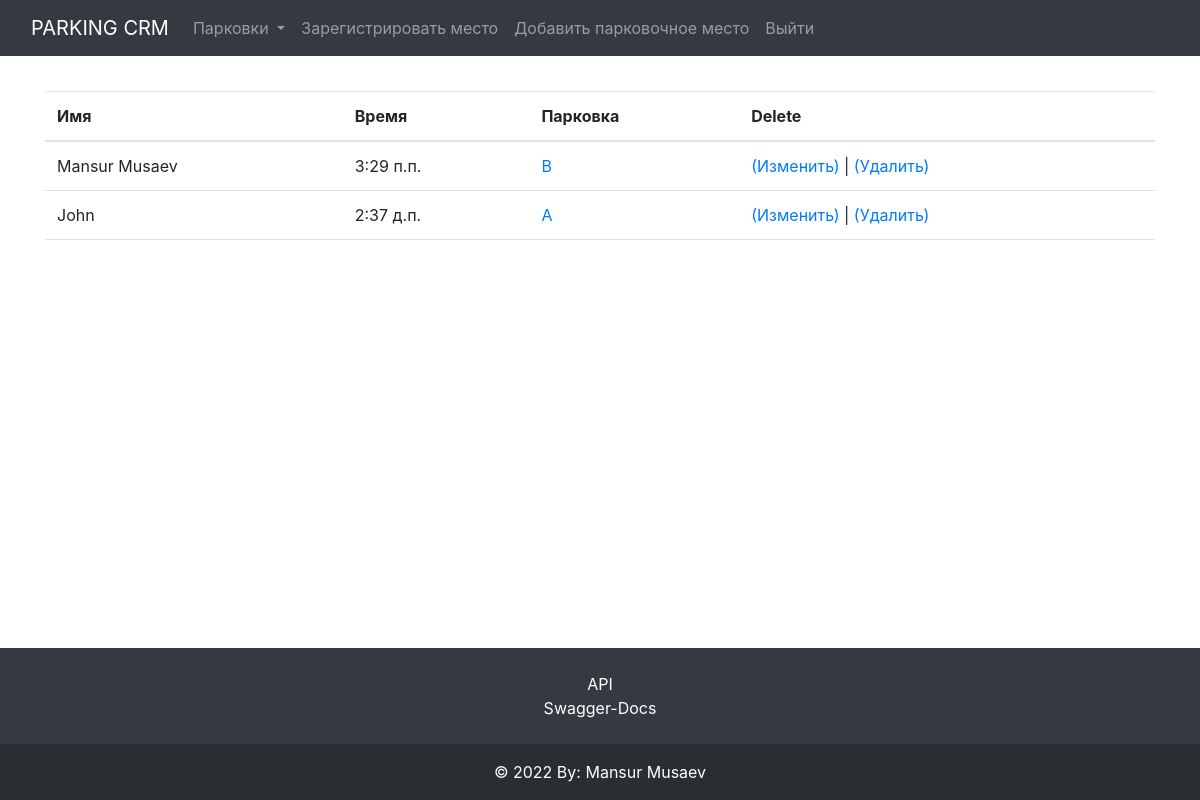
The app's page / (signed in), older data.
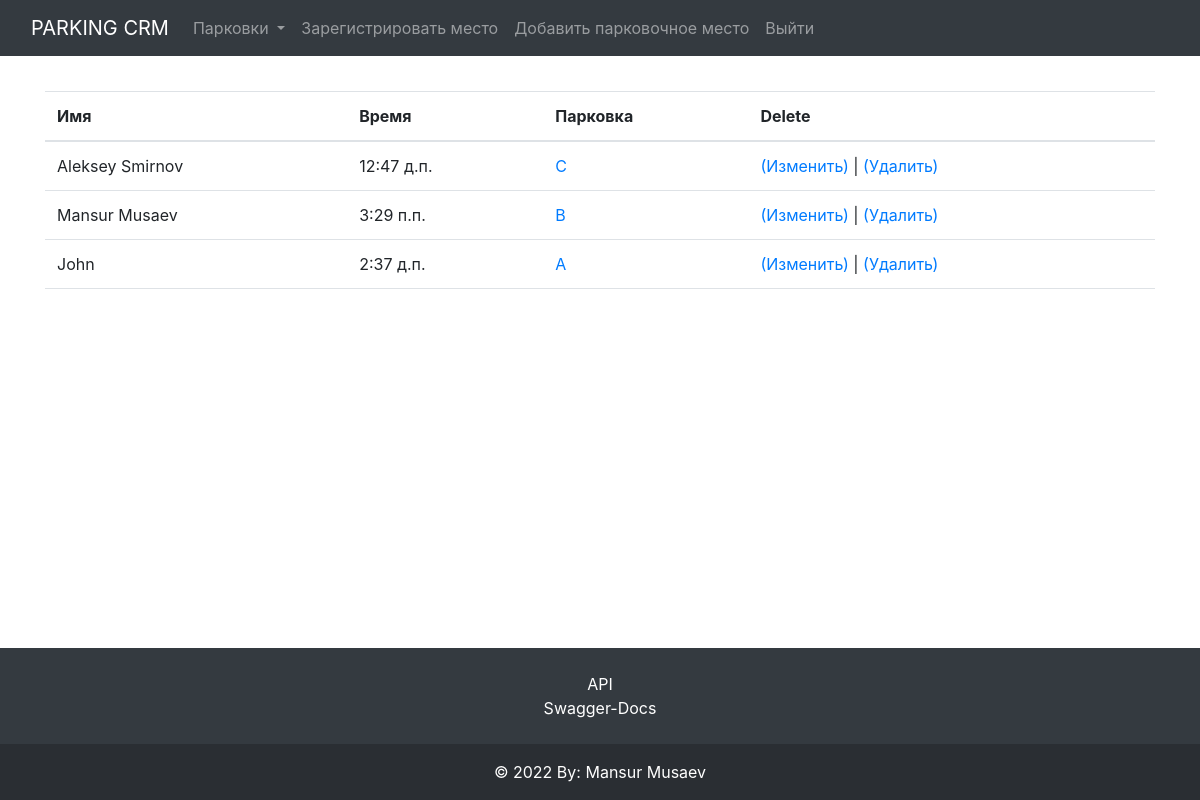
The same page, newer data.
### blogs/models.py (models this page shows, shortened)
class Post(models.Model):
    full_name = models.CharField(max_length=255, verbose_name='Имя и Фамилия')
    time = models.TimeField(auto_now=False, auto_now_add=False, verbose_name='Время')
    author = models.ForeignKey(get_user_model(), on_delete=models.CASCADE, verbose_name='Автор')
    category = models.ForeignKey(Category, on_delete=models.PROTECT, default=1, max_length=255, verbose_name='Отдел')
    post_date = models.DateField(auto_now_add=True,)

class Category(models.Model):
    name = models.CharField(max_length=255, verbose_name='Имя парковки')
    def __str__(self):
        return self.name

### blogs/views.py (the view)
# urls.py: path(r'', HomePostView.as_view(), name="home"),
class HomePostView(LoginRequiredMixin, ListView):
    model = Post
    template_name = 'home.html'
    ordering = ['-post_date']
    def get_context_data(self, *args, **kwargs):
        cat_menu = Category.objects.all()
        context = super(HomePostView, self).get_context_data(*args,**kwargs)
        context["cat_menu"] = cat_menu
        return context

### blogs/views.py (called while the page is built)
def category_list(request):
    category_list = Category.objects.exclude(name='default')
    context = {
        "category_list": category_list,
    }
    return context

### blogs/templates/home.html (shortened to what this page needs)
{% extends '_base.html' %}
{% load static %}
{% block content %}
  <table class="table mb-0">
    <thead>
      <tr>
        <th>Имя</th>
        <th>Время</th>
        <th>Парковка</th>
        <th>Delete</th>
      </tr>
    </thead>
    <tbody>
      {% for post in object_list %}
        <tr>
          <td>{{ post.full_name }}</td>
          <td>{{ post.time }}</td>
          <td><a href="{% url 'category' post.category %}">{{ post.category }}</a></td>
          <td>
            <form method="post" action="#">
              {% if user.is_authenticated %}
                    {% if user.id == post.author.id %}
                        <a href="{% url 'update_post' post.pk %}">(Изменить)</a> |
                        <a href="{% url 'delete_post' post.pk %}">(Удалить)</a>
                    {% endif %}
                {% endif %}
            </form>
          </td>
        </tr>
      {% endfor %}
    </tbody>
  </table>
{% endblock %}

### blogs/templates/_base.html (shortened to what this page needs)
{% load static %}
<!doctype html>
<html lang="en">
  <head>
    <link rel="stylesheet" href="{% static 'css/base.css' %}">
    <link href="https://cdn.jsdelivr.net/npm/bootstrap@5.1.3/dist/css/bootstrap.min.css" rel="stylesheet">
    <link rel="stylesheet" href="https://stackpath.bootstrapcdn.com/bootstrap/4.5.0/css/bootstrap.min.css">
  </head>
  <body>
    <nav class="navbar navbar-expand-lg navbar-dark bg-dark" style="margin-bottom: 35px;">
        <div class="container-fluid">
          <a class="navbar-brand" href="{% url 'home' %}">PARKING CRM</a>
          <div class="collapse navbar-collapse" id="navbarSupportedContent">
            <ul class="navbar-nav me-auto mb-2 mb-lg-0">
              {% if user.is_authenticated %}
              <li class="nav-item dropdown">
                <a class="nav-link dropdown-toggle" href="#" id="navbarDropdown" role="button" data-toggle="dropdown" aria-haspopup="true" aria-expanded="false">
                  Парковки
                </a>
              </li>
              <li class="nav-item">
                <a class="nav-link" href="{% url 'add_post' %}">Зарегистрировать место</a>
              </li>
                  {% if user.is_superuser %}
                    <li class="nav-item">
                      <a class="nav-link" href="{% url 'add_category' %}">Добавить парковочное место</a>
                    </li>
                  {% endif %}
              <li class="nav-item">
                <a class="nav-link" href="{% url 'logout' %}">Выйти</a>
              </li>
              {% endif %}
            </ul>
          </div>
        </div>
      </nav>
  <main>
    <div class="container">
        {% block content %}
        {% endblock %}
    </div>
  </main>
  <footer class="bg-dark text-center text-lg-start text-white">
    <div class="container p-4">
        <div class="row" style="flex-direction: column; align-content: center;">
          <div class="col-lg-3 col-md-6 mb-4 mb-md-0">
            <ul class="list-unstyled mb-0">
              <li class="nav-item">
                <a class="nav-link" href="{% url 'api' %}" style="padding: 0rem 0rem; color: #ffffff;">API</a>
              </li>
              <li class="nav-item">
                <a class="nav-link" href="{% url 'swagger-docs' %}" style="padding: 0rem 0rem; color: #ffffff;">Swagger-Docs</a>
              </li>
            </ul>
          </div>
        </div>
    </div>
    <div class="text-center p-3" style="background-color: rgba(0, 0, 0, 0.2)">
      © 2022 By: Mansur Musaev
    </div>
  </footer>
  </body>
</html>

### blogs/static/css/base.css (style rules this page uses)
footer { position: fixed; left: 0; bottom: 0; width: 100%; text-align: center; }

Row changes from the older to the newer data that the page shows:
added Post: full_name "Aleksey Smirnov", time "12:47 д.п.", category "С", shows "(Изменить)"
